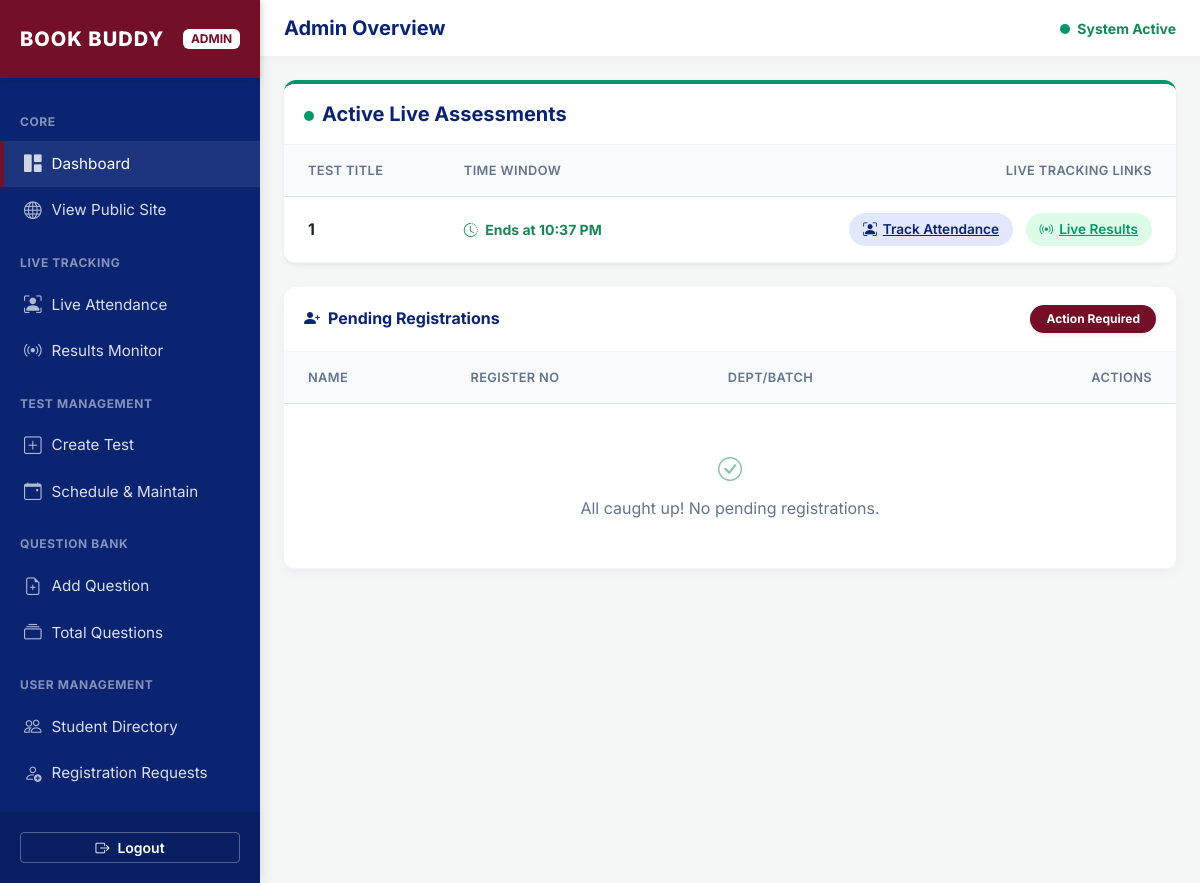
Before: /admin (signed in) with the older database file.
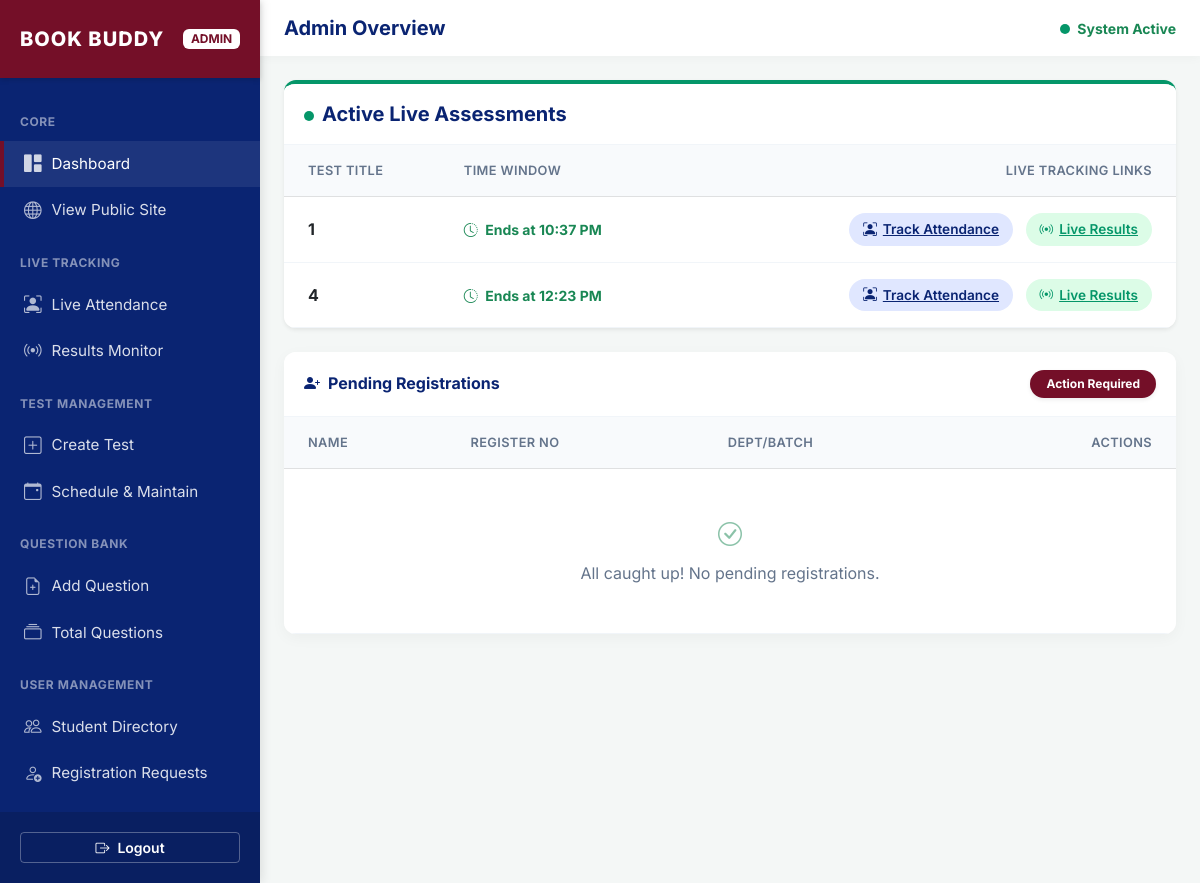
After: the same page with the newer database file.
### app.py (models this page shows, shortened)
class Testmaintain(db.Model):
    __tablename__ = 'test_maintain'
    id = db.Column(db.Integer, primary_key=True)
    test_title = db.Column(db.String(50))
    date = db.Column(db.Date)
    start_time = db.Column(db.DateTime)
    end_time = db.Column(db.DateTime)
    status = db.Column(db.String(20), default='draft')
    total_points = db.Column(db.Integer, default=0)
    question_id = db.Column(db.Integer, db.ForeignKey('question.id'), nullable=False)

### app.py (the view)
@app.route('/admin')
@login_required
def admin_panel():
    messages = Message.query.all()
    questions = Question.query.all()
    students = Student.query.all()
    tests = Testmaintain.query.all()
    return render_template('admin.html', students=students, messages=messages, questions=questions, tests=tests)

### app.py (called while the page is built)
def ist_now():
    return datetime.now(IST_TZ).replace(tzinfo=None)

@app.context_processor
def inject_now():
    return {'now': ist_now()}

@login_manager.user_loader
def load_user(user_id):
    student = Student.query.get(int(user_id))
    if student:
        return student
    return User.query.get(int(user_id))

### templates/admin.html (shortened to what this page needs)
<!DOCTYPE html>
<html lang="en">
<head>
    <link href="https://cdn.jsdelivr.net/npm/bootstrap@5.3.0/dist/css/bootstrap.min.css" rel="stylesheet">
    <link rel="stylesheet" href="https://cdn.jsdelivr.net/npm/bootstrap-icons@1.11.1/font/bootstrap-icons.css">
</head>
<body>
    <div class="dashboard-wrapper">
        <nav class="sidebar" id="sidebar">
            <div class="sidebar-header">
                <span class="brand-text">BOOK BUDDY</span>
                <span class="badge">ADMIN</span>
            </div>
            <ul class="nav-menu">
                <li class="nav-label">Core</li>
                <li><a href="#" class="active"><i class="bi bi-grid-1x2-fill"></i> Dashboard</a></li>
                <li><a href="/"><i class="bi bi-globe"></i> View Public Site</a></li>
                <li class="nav-label">Live Tracking</li>
                <li><a href="/attendance_tracking"><i class="bi bi-person-bounding-box"></i> Live Attendance</a></li>
                <li><a href="/test_maintain"><i class="bi bi-broadcast"></i> Results Monitor</a></li>
                <li class="nav-label">Test Management</li>
                <li><a href="/create_test"><i class="bi bi-plus-square"></i> Create Test</a></li>
                <li><a href="/test_maintain"><i class="bi bi-calendar-event"></i> Schedule & Maintain</a></li>
                <li class="nav-label">Question Bank</li>
                <li><a href="/new_question"><i class="bi bi-file-earmark-plus"></i> Add Question</a></li>
                <li><a href="/show_all_questions"><i class="bi bi-collection"></i> Total Questions</a></li>
                <li class="nav-label">User Management</li>
                <li><a href="{{ url_for('student_overall_list') }}"><i class="bi bi-people"></i> Student Directory</a></li>
                <li><a href="{{ url_for('request_student') }}"><i class="bi bi-person-add"></i> Registration Requests</a></li>
            </ul>
            <div class="sidebar-footer">
                <a href="/logout" class="btn btn-logout w-100 btn-sm fw-semibold"><i class="bi bi-box-arrow-right"></i> Logout</a>
            </div>
        </nav>
        <main class="content">
            <header class="content-header">
                <h3 class="fw-bold m-0 fs-5" style="color: var(--brand-navy);">Admin Overview</h3>
                <div class="ms-auto d-flex align-items-center gap-3">
                    <span class="small fw-bold text-success"><span class="pulse-dot me-1"></span> System Active</span>
                </div>
            </header>
            <div class="container-fluid p-4">
                <div class="row mb-4">
                    <div class="col-12">
                        <div class="card live-tracker-card shadow-sm">
                            <div class="card-header bg-white d-flex align-items-center">
                                <h5 class="m-0 fw-bold" style="color: var(--brand-navy);">
                                    <span class="pulse-dot me-2"></span>Active Live Assessments
                                </h5>
                            </div>
                            <div class="table-responsive">
                                <table class="table align-middle mb-0">
                                    <thead class="table-light">
                                        <tr>
                                            <th class="ps-4">Test Title</th>
                                            <th>Time Window</th>
                                            <th class="text-end pe-4">Live Tracking Links</th>
                                        </tr>
                                    </thead>
                                    <tbody>
                                        {% set ns = namespace(found_live=false, processed_titles=[]) %}
                                        {% for t in tests %}
                                            {% if t.start_time and t.end_time and t.start_time <= now <= t.end_time %}
                                                {% if t.test_title not in ns.processed_titles %}
                                                    {% set ns.found_live = true %}
                                                    <tr>
                                                        <td class="ps-4"><strong class="text-dark">{{ t.test_title }}</strong></td>
                                                        <td><span class="text-success fw-bold small"><i class="bi bi-clock-history me-1"></i> Ends at {{ t.end_time.strftime('%I:%M %p') }}</span></td>
                                                        <td class="text-end pe-4 text-nowrap">
                                                            <a href="/attendance_tracking?test_id={{ t.id }}" class="btn-live-action btn-attendance me-2">
                                                                <i class="bi bi-person-bounding-box"></i> Track Attendance
                                                            </a>
                                                            <a href="{{ url_for('live_test', title=t.test_title) }}" class="btn-live-action btn-results">
                                                                <i class="bi bi-broadcast"></i> Live Results
                                                            </a>
                                                        </td>
                                                    </tr>
                                                {% endif %}
                                            {% endif %}
                                        {% endfor %}
                                    </tbody>
                                </table>
                            </div>
                        </div>
                    </div>
                </div>
                <div class="row g-4">
                    <div class="col-12">
                        <div class="card h-100">
                            <div class="card-header bg-white d-flex justify-content-between align-items-center">
                                <h5 class="m-0 fw-bold fs-6" style="color: var(--brand-navy);"><i class="bi bi-person-plus-fill me-2"></i>Pending Registrations</h5>
                                <span class="badge badge-crimson px-3 py-2 rounded-pill shadow-sm">Action Required</span>
                            </div>
                            <div class="table-responsive" style="max-height: 400px;">
                                <table class="table table-hover align-middle mb-0">
                                    <thead class="table-light">
                                        <tr>
                                            <th class="ps-4">Name</th>
                                            <th>Register No</th>
                                            <th>Dept/Batch</th>
                                            <th class="text-end pe-4">Actions</th>
                                        </tr>
                                    </thead>
                                    <tbody>
                                        {% set reg_ns = namespace(found=false) %}
                                        {% if not reg_ns.found %}
                                        <tr>
                                            <td colspan="4" class="text-center p-5">
                                                <div style="color: var(--text-muted);"><i class="bi bi-check-circle fs-4 d-block mb-2 text-success opacity-50"></i>All caught up! No pending registrations.</div>
                                            </td>
                                        </tr>
                                        {% endif %}
                                    </tbody>
                                </table>
                            </div>
                        </div>
                    </div>
                </div>
            </div>
        </main>
    </div>
</body>
</html>

### templates/admin.html (style rules this page uses)
:root { --brand-navy: #0A2472; --brand-crimson: #740f28; --brand-white: #ffffff; --bg-light: #f4f7f6; --text-main: #334155; --text-muted: #64748b; --border-color: #e2e8f0; --success-color: #059669; }
body { background-color: var(--bg-light); font-family: 'Inter', sans-serif; color: var(--text-main); overflow-x: hidden; }
.dashboard-wrapper { display: flex; width: 100%; min-height: 100vh; }
.sidebar { min-width: 260px; max-width: 260px; background-color: var(--brand-navy); color: var(--brand-white); transition: all 0.3s ease-in-out; display: flex; flex-direction: column; z-index: 1040; box-shadow: 2px 0 10px rgba(0,0,0,0.1); }
.sidebar-header { padding: 24px 20px; display: flex; justify-content: space-between; align-items: center; background-color: var(--brand-crimson); box-shadow: 0 2px 5px rgba(0,0,0,0.15); }
.sidebar-header .brand-text { font-size: 1.25rem; font-weight: 800; letter-spacing: 1px; color: var(--brand-white); }
.sidebar-header .badge { background-color: var(--brand-white) !important; color: var(--brand-crimson) !important; font-weight: 700; }
.nav-menu { list-style: none; padding: 15px 0; margin: 0; flex-grow: 1; overflow-y: auto; }
.nav-label { padding: 20px 20px 10px; font-size: 0.75rem; text-transform: uppercase; color: rgba(255, 255, 255, 0.5); font-weight: 700; letter-spacing: 0.05em; }
.nav-menu li a { padding: 10px 20px; display: flex; align-items: center; gap: 10px; color: rgba(255, 255, 255, 0.85); text-decoration: none; transition: all 0.2s; font-size: 0.95rem; border-left: 4px solid transparent; }
.nav-menu li a i { font-size: 1.1rem; opacity: 0.8; }
.nav-menu li a:hover, .nav-menu li a.active { background-color: rgba(255, 255, 255, 0.08); color: var(--brand-white); border-left-color: var(--brand-crimson); }
.sidebar-footer { padding: 20px; background-color: rgba(0, 0, 0, 0.15); }
.btn-logout { background-color: transparent; border: 1px solid rgba(255, 255, 255, 0.3); color: var(--brand-white); transition: all 0.2s; display: flex; justify-content: center; align-items: center; gap: 8px; }
.content { flex: 1; display: flex; flex-direction: column; width: calc(100% - 260px); transition: all 0.3s ease-in-out; }
.content-header { background: var(--brand-white); padding: 16px 24px; display: flex; align-items: center; box-shadow: 0 2px 10px rgba(0,0,0,0.03); z-index: 10; }
.card { border-radius: 12px; border: none; box-shadow: 0 4px 15px rgba(0, 0, 0, 0.04); background-color: var(--brand-white); overflow: hidden; }
.card-header { padding: 18px 20px; border-bottom: 1px solid #f1f5f9; }
.badge-crimson { background-color: var(--brand-crimson) !important; color: var(--brand-white); }
.table th { font-weight: 600; color: var(--text-muted); text-transform: uppercase; font-size: 0.8rem; padding: 16px; letter-spacing: 0.03em; background-color: #f8fafc; }
.table td { padding: 16px; vertical-align: middle; color: var(--text-main); border-bottom: 1px solid #f1f5f9; }
.live-tracker-card { border-top: 4px solid var(--success-color); }
.pulse-dot { width: 10px; height: 10px; background-color: var(--success-color); border-radius: 50%; display: inline-block; animation: pulse 1.5s infinite; }
.btn-live-action { display: inline-flex; align-items: center; gap: 6px; font-size: 0.85rem; font-weight: 600; padding: 6px 14px; border-radius: 30px; transition: all 0.2s; }
.btn-attendance { color: var(--brand-navy); background: #e0e7ff; }
.btn-results { color: var(--success-color); background: #dcfce7; }

Changed rows visible on the page:
added Testmaintain: test_title "4", end_time "12:23 PM"
